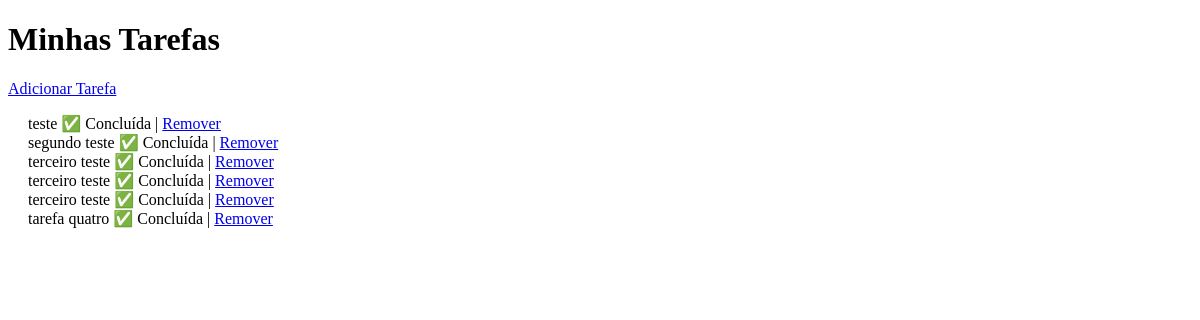
The app's page /, older data.
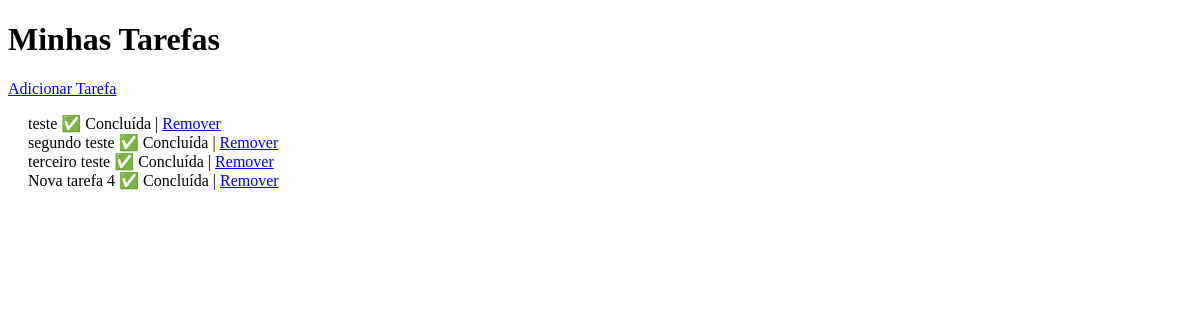
The same page, newer data.
### tasks/models.py (models this page shows, shortened)
class Task(models.Model):
    title = models.CharField(max_length=200)
    completed = models.BooleanField(default=False)
    parent = models.ForeignKey(
        'self',
        null=True,
        blank=True,
        on_delete=models.CASCADE,
        related_name='subtasks'
    )

### tasks/views.py (the view)
# urls.py: path('', views.task_list, name='task_list'),
def task_list(request):
    tasks = Task.objects.filter(parent__isnull=True)  # só tarefas principais
    return render(request, "tasks/task_list.html", {"tasks": tasks})

### tasks/templates/tasks/task_list.html (shortened to what this page needs)
<!DOCTYPE html>
<html>
<head>
</head>
<body>
    <h1>Minhas Tarefas</h1>
    <a href="{% url 'add_task' %}">Adicionar Tarefa</a>
    <ul>
        {% for task in tasks %}
            {% include "tasks/_task_item.html" with task=task %}
        {% endfor %}
    </ul>
</body>
</html>

### tasks/templates/tasks/_task_item.html (shortened to what this page needs)
<li>
    {{ task.title }}
    {% if task.completed %}
        ✅ Concluída
    {% else %}
        <a href="{% url 'complete_task' task.id %}">Concluir</a>
    {% endif %}
    | <a href="{% url 'delete_task' task.id %}">Remover</a>
</li>

### tasks/templates/tasks/task_list.html (style rules this page uses)
ul { list-style-type: none; padding-left: 20px; }

Row changes from the older to the newer data that the page shows:
removed Task: title "terceiro teste", completed "✅ Concluída"
removed Task: title "terceiro teste", completed "✅ Concluída"
removed Task: title "tarefa quatro", completed "✅ Concluída"
added Task: title "Nova tarefa 4", completed "✅ Concluída"
